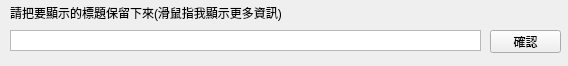
<?xml version="1.0" encoding="UTF-8"?>
<ui version="4.0">
 <class>UI_Title_Filter</class>
 <widget class="QWidget" name="UI_Title_Filter">
  <property name="geometry">
   <rect>
    <x>0</x>
    <y>0</y>
    <width>568</width>
    <height>66</height>
   </rect>
  </property>
  <property name="minimumSize">
   <size>
    <width>568</width>
    <height>66</height>
   </size>
  </property>
  <property name="maximumSize">
   <size>
    <width>568</width>
    <height>66</height>
   </size>
  </property>
  <property name="windowTitle">
   <string>Form</string>
  </property>
  <widget class="QTextEdit" name="titleEdit">
   <property name="geometry">
    <rect>
     <x>10</x>
     <y>30</y>
     <width>471</width>
     <height>21</height>
    </rect>
   </property>
   <property name="verticalScrollBarPolicy">
    <enum>Qt::ScrollBarPolicy::ScrollBarAlwaysOff</enum>
   </property>
   <property name="horizontalScrollBarPolicy">
    <enum>Qt::ScrollBarPolicy::ScrollBarAlwaysOff</enum>
   </property>
   <property name="sizeAdjustPolicy">
    <enum>QAbstractScrollArea::SizeAdjustPolicy::AdjustIgnored</enum>
   </property>
   <property name="lineWrapMode">
    <enum>QTextEdit::LineWrapMode::NoWrap</enum>
   </property>
   <property name="textInteractionFlags">
    <set>Qt::TextInteractionFlag::TextSelectableByMouse</set>
   </property>
  </widget>
  <widget class="QPushButton" name="Enter">
   <property name="geometry">
    <rect>
     <x>490</x>
     <y>30</y>
     <width>71</width>
     <height>23</height>
    </rect>
   </property>
   <property name="text">
    <string>確認</string>
   </property>
  </widget>
  <widget class="QLabel" name="textlabel">
   <property name="geometry">
    <rect>
     <x>10</x>
     <y>5</y>
     <width>461</width>
     <height>16</height>
    </rect>
   </property>
   <property name="font">
    <font>
     <family>Microsoft YaHei UI</family>
     <bold>false</bold>
    </font>
   </property>
   <property name="toolTip">
    <string>例如有視窗標題為&quot;AAA BBBSSS歌名 - VLC 媒體播放器&quot;
而您想顯示&quot;BBBSSS歌名&quot;，則請只將&quot;BBBSSS歌名&quot;留下。
                                              請注意，無法顯示 &quot;AAA 歌名&quot; 或者 &quot;BBB歌名&quot;</string>
   </property>
   <property name="text">
    <string>請把要顯示的標題保留下來(滑鼠指我顯示更多資訊)</string>
   </property>
  </widget>
 </widget>
 <resources/>
 <connections/>
</ui>
